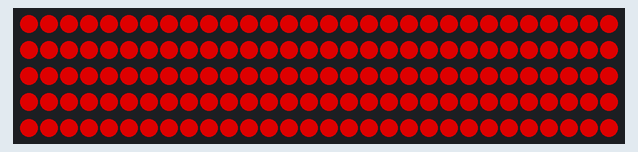
The sketch below on a simulated Arduino Uno, built with avr-gcc and run on an emulated ATmega328P. On the bench: 150 RGB LEDs in strip order, left to right, continuing on the next row. Dim RGB values are drawn brighter than linear.

Above: at 0.46 s.
At 1.06 s:
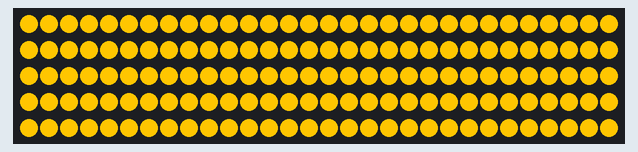
At 1.7 s:
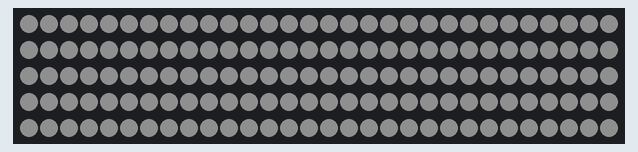

The sketch:

sunset.ino
```cpp
#include "FastLED.h"
#define NUM_LEDS 150
#define DATA_PIN 6

// Define the array of leds
CRGB leds[NUM_LEDS];

void setup() {

      FastLED.addLeds<NEOPIXEL, DATA_PIN>(leds, NUM_LEDS);

}

void loop() {
  sunrise();

  FastLED.show();
}

void sunrise() {

  // total sunrise length, in minutes
  static const uint8_t sunriseLength = 1;

  // how often (in seconds) should the heat color increase?
  // for the default of 30 minutes, this should be about every 7 seconds
  // 7 seconds x 256 gradient steps = 1,792 seconds = ~30 minutes
  static const uint8_t interval = (sunriseLength * 60) / 256;

  // current gradient palette color index
  static uint8_t heatIndex = 0; // start out at 0

  // HeatColors_p is a gradient palette built in to FastLED that fades from black to red, orange, yellow, white // feel free to use another palette or define your own custom one
  CRGB color = ColorFromPalette(HeatColors_p, heatIndex);

  // fill the entire strip with the current color
  fill_solid(leds, NUM_LEDS, color);

  // slowly increase the heat
  EVERY_N_SECONDS(interval) {
    // stop incrementing at 255, we don't want to overflow back to 0
    if(heatIndex < 255) {
      heatIndex++;
    }
  }
}
```
